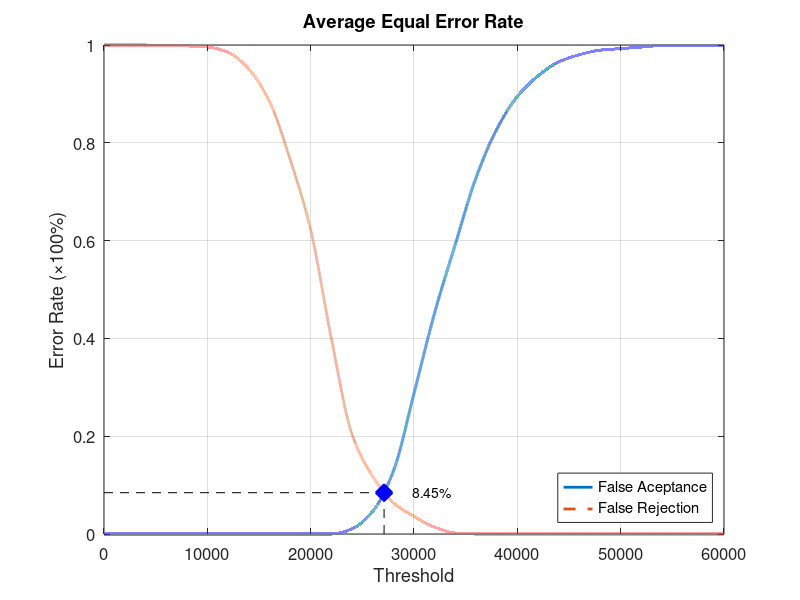
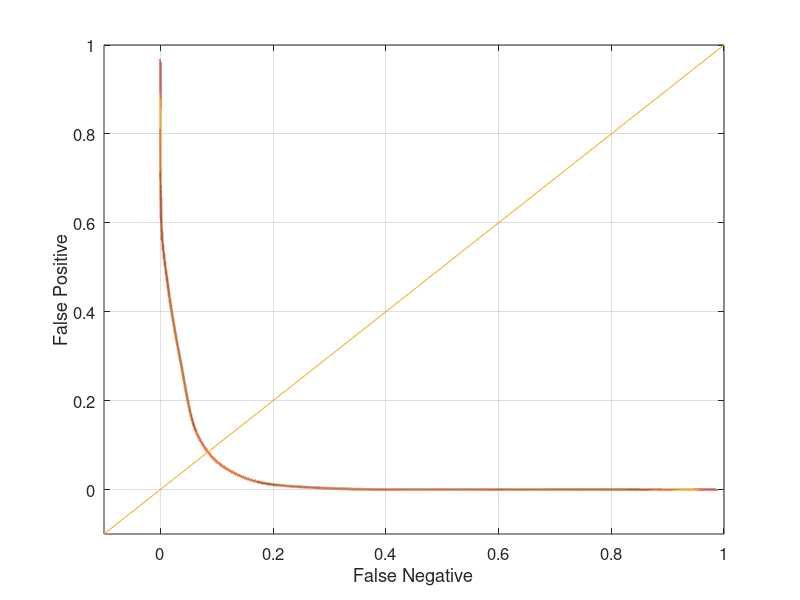

Here is the MATLAB script that generated these plots, in order:
function yEER = Database2Average
close all;
clear;
clc;
x = 0:2000:60000;
xq = 0:0.5:60000;

y0 = [0 0 0 0 0 0 0 0 0 0 0 0 0.0105263 0.0463158 0.128421 0.287368 0.452632 0.592632 0.728421 0.827368 0.894737 0.936842 0.965263 0.98 0.989474 0.992632 0.99579 0.998947 0.998947 0.998947 1];
yy0 = interp1(x, y0, xq, 'pchip');
y1 = [1 1 1 0.998 0.998 0.996 0.985 0.951 0.885 0.767 0.622 0.4 0.204 0.118 0.064 0.036 0.014 0.002 0 0 0 0 0 0 0 0 0 0 0 0 0];
yy1 = interp1(x, y1, xq, 'pchip');

% Calculating EER: 
y2 = abs(y0 - y1);
find(y2 == min(y2))
yy2 = abs(yy0 - yy1);
xEER = find(yy2 == min(yy2));
xEERIndex = xq(xEER) % X-axis EER
yEER = yy0(xEER) % Y-axis EER

main = figure
plot(xq, yy0,'-','LineWidth', 2);	hold on
plot(xq, yy1,'--','LineWidth', 2);	hold on
plot([xEERIndex xEERIndex], [0 yEER], 'k--');	hold on
plot([0 xEERIndex], [yEER yEER], 'k--');	hold on
plot(xEERIndex, yEER, 'bx', 'LineWidth', 10);	hold on
text(xEERIndex + 10 * xEERIndex / 100, yEER, [num2str(round((10000 * yEER)) / 100) '%'])
legend('False Aceptance', 'False Rejection', 'Location', 'SouthEast')
xlabel('Threshold')
ylabel('Error Rate (\times100%)')
title('Average Equal Error Rate')
set(gca, 'FontSize', 12)
axis([0 60000 0 1])
grid on

print(main, 'Database2AverageMain', '-dpng');
FNRxFPR = figure('Color', [1 1 1]);
plot(yy1, yy0, '-', yy1, yy0, 'LineWidth', 2);
hold on
y = -0.1:0.1:1
plot(y, y); 
set(gca, 'FontSize', 12)
xlabel('False Negative')
ylabel('False Positive')
axis([-0.1 1 -0.1 1])
set(gca, 'FontSize', 12)
grid on

print(FNRxFPR, 'Database2AverageFNRxFPR','-dpng');
end
